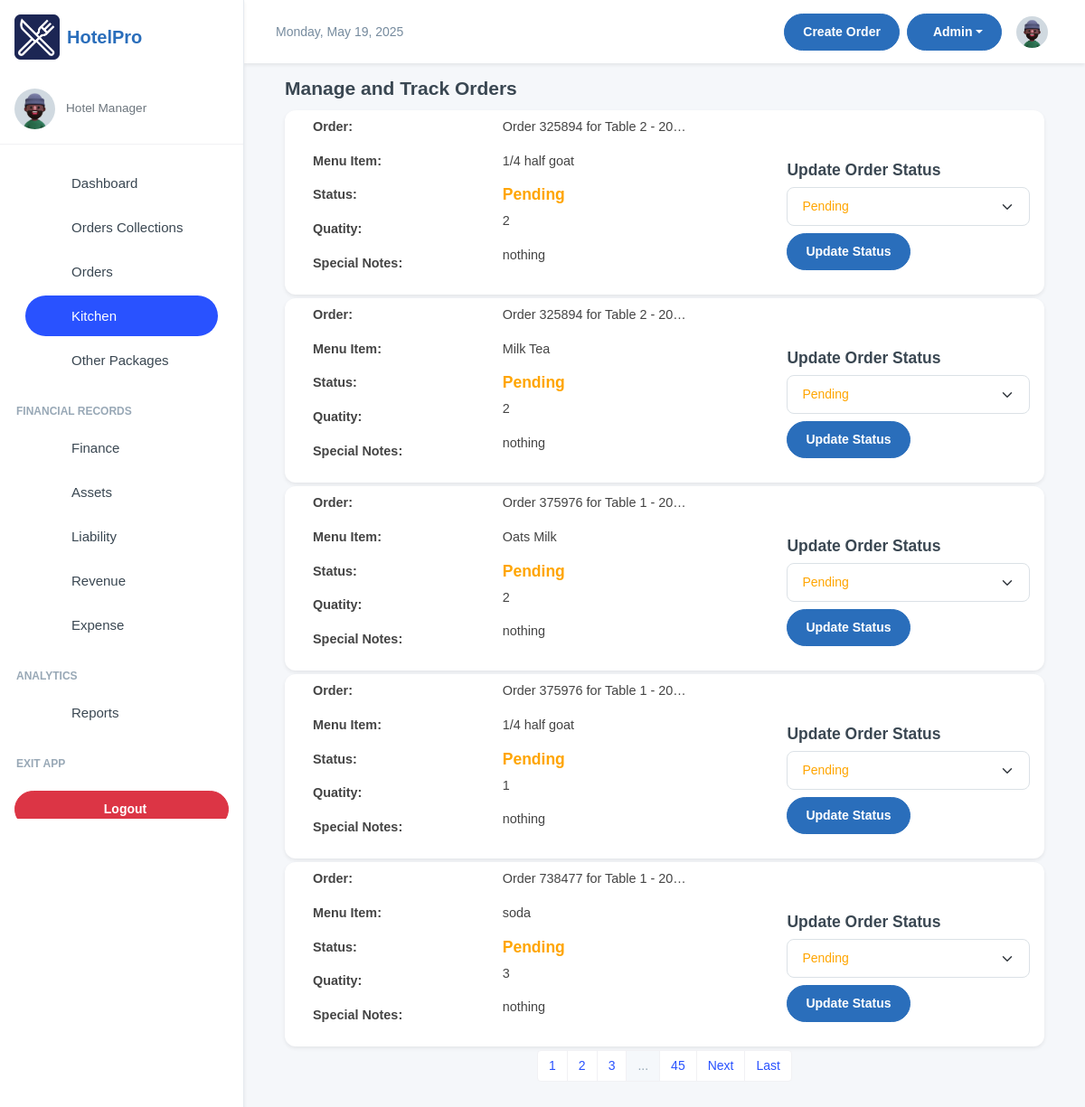
The page /kitchen/ on the database its author committed.
### inventory/models.py (models this page shows, shortened)
class OrderItem(models.Model):
    ORDER_TYPE_CHOICES = [
        ('Dine-In', 'Dine-In'),
        ('Take-Away', 'Take-Away'),
    ]
    SPECIAL_NOTES_CHOICES = [
        ('strongly spiced', 'strongly spiced'),
        ('midly spiced', 'midly spiced'),
       ( 'chips' , 'chips'),
       ('rice','rice'),
        ('posho', 'posho'),
       ( 'rice_posho','rice_posho' ),
        ('chips_rice', 'chips_rice'),
       ( 'rice_posho', 'rice_posho'),
        ('chips_posho', 'chips_posho')
    ]
    order = models.ForeignKey(OrderTransaction, on_delete=models.CASCADE, related_name='order_items')
    menu_item = models.ForeignKey(MenuItem, on_delete=models.CASCADE, null=True, blank=True)
    order_date = models.DateTimeField(auto_now_add=True)
    customer_name = models.CharField(max_length=255, blank=True, null=True, default="FishPoint Customer")
    dining_area = models.ForeignKey(DiningArea, on_delete=models.SET_NULL, null=True, blank=True)
    table = models.ForeignKey(Table, on_delete=models.SET_NULL, null=True, blank=True)
    total_price =  models.DecimalField(max_digits=10, decimal_places=2, default=Decimal('0.00'))
    quantity = models.IntegerField(blank=True, null=True)
    status = models.CharField(
        max_length=50, default='Pending',
        choices=[('Pending', 'Pending'), ('Preparing', 'Preparing'), ('Cooked', 'Completed'), ('Served', 'Served'), ('Cancelled', 'Cancelled')]
    )
    special_notes = models.CharField(
        default="nothing",
        max_length=50, blank=True, null=True,
        choices=SPECIAL_NOTES_CHOICES
        )
    order_type = models.CharField(
        max_length=10,
        choices=ORDER_TYPE_CHOICES,
        default='Dine-In'
    )
    updated = models.DateField(auto_now=True, blank=True, null=True)
    class Meta:
        verbose_name = 'Order Item'
        verbose_name_plural = 'Order Items'
        ordering = ['-order_date']

class OrderTransaction(models.Model):
    pay_mode = (
        ("NO PAYMENT", "NO PAYMENT"),
        ("CASH", "CASH"),
        ("MOMO PAY", "MOMO PAY"),
        ("AIRTEL PAY", "AIRTEL PAY"),
        ("BANK CARD", "BANK CARD"),
    )
    random_id = models.CharField(max_length=6, unique=True, editable=False, default=generate_random_id)
    customer_name = models.CharField(max_length=255, blank=True, null=True, default="FishPoint Customer")
    dining_area = models.ForeignKey(DiningArea, on_delete=models.SET_NULL, null=True, blank=True)
    table = models.ForeignKey(Table, on_delete=models.SET_NULL, null=True, blank=True )
    special_notes = models.TextField(default="Null")
    created = models.DateField(auto_now_add=True, blank=True, null=True)
    payment_mode = models.CharField(default="NO PAYMENT", max_length=50, choices=pay_mode)
    transaction_id = models.CharField(blank=True, null=True, max_length=100)
    created_by = models.ForeignKey(User, on_delete=models.SET_NULL, null=True, blank=True)
    updated = models.DateField(auto_now=True, blank=True, null=True)
    class Meta:
        ordering = ['-created']
    def __str__(self):
        if self.table and self.dining_area:
            return f"Order {self.random_id} for Table {self.table.table_number} in {self.dining_area.name} - {self.created}"
        elif self.table:
            return f"Order {self.random_id} for Table {self.table.table_number} - {self.created}"
        else:
            return f"Order {self.random_id} - {self.created}"

class Table(models.Model):
    table_number = models.IntegerField()
    dining_area = models.ForeignKey(DiningArea, on_delete=models.CASCADE, related_name='tables')
    capacity = models.IntegerField()  # Number of seats at the table
    is_available = models.BooleanField(default=True)

class MenuItem(models.Model):
    category = models.ForeignKey(Category, on_delete=models.CASCADE, related_name="menu_items")
    name = models.CharField(max_length=100)
    description = models.TextField()
    price = models.DecimalField(max_digits=10, decimal_places=2, default=Decimal('0.00'))
    is_available = models.BooleanField(default=True)
    image_url = models.ImageField(blank=True, null=True, upload_to="menu_items")
    def __str__(self):
        return self.name

### kitchen/views.py (the view)
# urls.py: path('kitchen/', include('kitchen.urls')),
def kitchen(request):
    orders = OrderItem.objects.all()
    paginator = Paginator(orders, 5)
    page_number = request.GET.get('page')
    orders = paginator.get_page(page_number)
    return render(request, "kitchen.html", {"orders": orders})

### kitchen/templates/kitchen.html (shortened to what this page needs)
{% extends 'base.html' %}
{% block content %}
<div class="container">
    <div class="card-body">
        <div class="row">
            <h4 class="fw-semibold mb-2">Manage and Track Orders</h4>
            <div class="container">
                {% if orders %}
                    {% for order in orders %}
                    <div class="card my-1">
                        <div class="row my-2 ms-3">
                            <div class="col-3">
                                <p class="fw-bolder">Order:</p>
                                <p class="fw-bolder">Menu Item:</p>
                                <p class="fw-bolder">Status:</p>
                                <p class="fw-bolder">Quatity:</p>
                                <p class="fw-bolder">Special Notes:</p>
                            </div>
                            <div class="col">
                                <p>{{ order.order|truncatechars:30 }}</p>
                                <p>{{ order.menu_item }}</p>
                                <h5 class="fw-bolder status-text {% if order.status == 'Pending' %}status-pending
                                            {% elif order.status == 'Preparing' %}status-preparing
                                            {% elif order.status == 'Served' %}status-served
                                            {% elif order.status == 'Cooked' %}status-completed
                                            {% elif order.status == 'Cancelled' %}status-cancelled
                                            {% endif %}">
                                    {{ order.status }}
                                </h5>
                                <p> {{ order.quantity }}</p>
                                <p>{{ order.special_notes|default:"N/A" }}</p>
                            </div>
                            <div class="col mx-3">
                                <h5 class="mt-5">Update Order Status</h5>
                                <form action="/kitchen/update_order_status/{{order.id}}/" method="post">
                                    <select name="status" class="form-select mb-2 order-status-select" data-order-id="{{ order.id }}">
                                        <option value="Pending" {% if order.status == "Pending" %}selected{% endif %}>Pending</option>
                                    </select>
                                    <button type="submit" class="btn btn-md btn-primary">Update Status</button>
                                </form>
                            </div>
                        </div>
                    </div>
                    {% endfor %}
                {% else %}
                    <p>No orders available at the moment.</p>
                {% endif %}
            </div>
        </div>
    </div>
</div>
<nav aria-label="Page navigation">
    <ul class="pagination justify-content-center">
        {% for page_num in orders.paginator.page_range %}
            {% if page_num >= orders.number|add:-2 and page_num <= orders.number|add:2 %}
            <li class="page-item {% if page_num == orders_list.number %}active{% endif %}">
                <a class="page-link" href="?page={{ page_num }}">{{ page_num }}</a>
            </li>
            {% elif page_num == 1 or page_num == orders.paginator.num_pages %}
            <li class="page-item">
                <a class="page-link" href="?page={{ page_num }}">{{ page_num }}</a>
            </li>
            {% elif page_num == orders.number|add:-3 or page_num == orders.number|add:3 %}
            <li class="page-item disabled"><span class="page-link">...</span></li>
            {% endif %}
        {% endfor %}
        {% if orders.has_next %}
        <li class="page-item">
            <a class="page-link" href="?page={{ orders.next_page_number }}">Next</a>
        </li>
        <li class="page-item">
            <a class="page-link" href="?page={{ orders.paginator.num_pages }}">Last</a>
        </li>
        {% endif %}
    </ul>
</nav>
{% endblock content %}

### templates/base.html (style rules this page uses)
:root { --primary-color: #2A6EBB; --secondary-color: #F8F9FA; --accent-color: #FFD700; --text-color: #333333; --success-color: #28a745; --danger-color: #dc3545; --warning-color: #ffc107; --info-color: #17a2b8; }
body { font-family: 'Poppins', sans-serif; background-color: #f5f7fa; }
.btn-primary { background-color: var(--primary-color); border-color: var(--primary-color); }
.card { border-radius: 0.75rem; border: none; box-shadow: 0 0.125rem 0.25rem rgba(0, 0, 0, 0.075); transition: transform 0.2s ease-in-out, box-shadow 0.2s ease-in-out; }

### kitchen/templates/kitchen.html (style rules this page uses)
.container .card-body p { font-size: .9rem; font-family: 'Arial', sans-serif; color: #444444; }
.status-pending { color: orange; }

### rows shown on the page
OrderItem: order "Order 325894 for Table 2 - 20…", menu_item "1/4 half goat", status "Pending", quantity "2", special_notes "nothing"
OrderItem: order "Order 325894 for Table 2 - 20…", menu_item "Milk Tea", status "Pending", quantity "2", special_notes "nothing"
OrderItem: order "Order 375976 for Table 1 - 20…", menu_item "Oats Milk", status "Pending", quantity "2", special_notes "nothing"
OrderItem: order "Order 375976 for Table 1 - 20…", menu_item "1/4 half goat", status "Pending", quantity "1", special_notes "nothing"
OrderItem: order "Order 738477 for Table 1 - 20…", menu_item "soda", status "Pending", quantity "3", special_notes "nothing"

### other values the page prints
{{ page_num }} "1" "2" "3"
{{ page_num }} "45"
